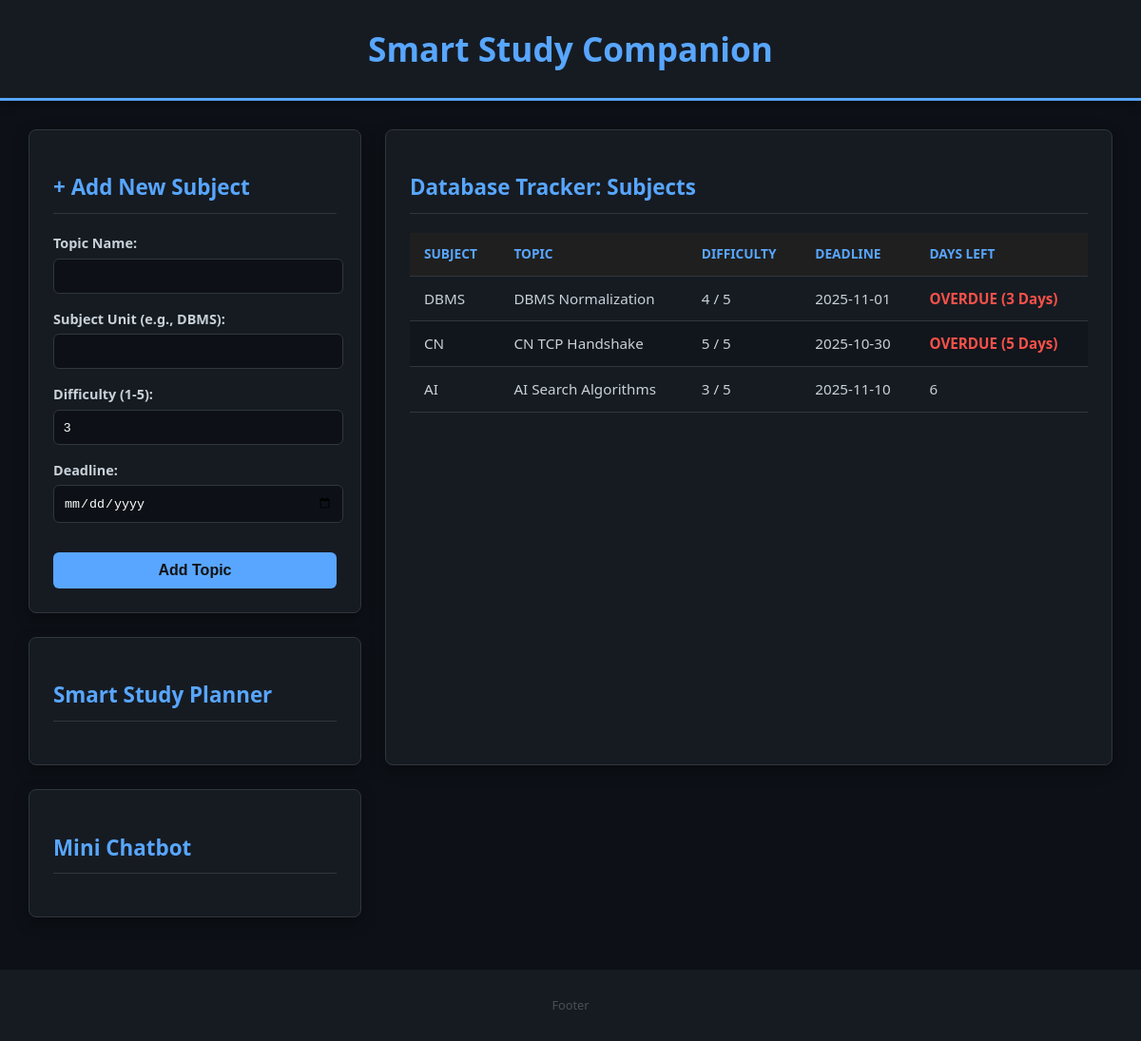
The page / on the database its author committed.
### tables this page shows
CREATE TABLE subjects (
    id INTEGER PRIMARY KEY AUTOINCREMENT,
    name TEXT NOT NULL UNIQUE,      -- e.g., "DBMS Normalization"
    syllabus_unit TEXT,             -- e.g., "DBMS Unit 3"
    difficulty INTEGER DEFAULT 3,   -- Scale 1 (Easy) to 5 (Hard)
    deadline DATE,                  -- For the planner
    progress_pct INTEGER DEFAULT 0  -- Revision progress
);

### app.py (the view)
@app.route('/')
def index():
    db = get_db()
    raw_subjects = db.execute('SELECT id, name, difficulty, deadline, progress_pct, syllabus_unit FROM subjects').fetchall()
    subjects_with_days = []
    today = date.today()
    for row in raw_subjects:
        subject = dict(row)
        deadline_raw = subject['deadline']
        if isinstance(deadline_raw, str):
            try:
                deadline_date = datetime.strptime(deadline_raw, '%Y-%m-%d').date()
            except ValueError:
                deadline_date = None
        else:
            deadline_date = deadline_raw
        if deadline_date:
            time_difference = deadline_date - today
            subject['days_left'] = time_difference.days
        else:
            subject['days_left'] = 'N/A (Error)'
        subjects_with_days.append(subject)
    return render_template('index.html', subjects=subjects_with_days)

### app.py (called while the page is built)
def get_db():
    if 'db' not in g:
        g.db = sqlite3.connect(
            DATABASE,
            detect_types=sqlite3.PARSE_DECLTYPES
        )
        g.db.row_factory = sqlite3.Row
    return g.db

def close_connection(e=None):
    db = g.pop('db', None)
    if db is not None:
        db.close()

### templates/index.html (shortened to what this page needs)
<!DOCTYPE html>
<html lang="en">
<head>
    <link rel="stylesheet" href="{{ url_for('static', filename='style.css') }}">
</head>
<body>
    <header>
        <h1>Smart Study Companion</h1>
    </header>
    <main id="dashboard-layout">
        <section class="feature-card" id="input-form">
            <h2>+ Add New Subject</h2>
            <form method="POST" action="/add_subject">
                <p>
                    <label for="name">Topic Name:</label>
                    <input type="text" id="name" name="name" required>
                </p>
                <p>
                    <label for="unit">Subject Unit (e.g., DBMS):</label>
                    <input type="text" id="unit" name="syllabus_unit" required>
                </p>
                <p>
                    <label for="difficulty">Difficulty (1-5):</label>
                    <input type="number" id="difficulty" name="difficulty" min="1" max="5" value="3" required>
                </p>
                <p>
                    <label for="deadline">Deadline:</label>
                    <input type="date" id="deadline" name="deadline" required>
                </p>
                <button type="submit">Add Topic</button>
            </form>
        </section>
        <section class="feature-card" id="planner-placeholder">
            <h2>Smart Study Planner</h2>
        </section>
        <section class="feature-card" id="chatbot-placeholder">
            <h2>Mini Chatbot</h2>
        </section>
        <section class="feature-card" id="tracker-placeholder">
            <h2>Database Tracker: Subjects</h2>
            {% if subjects %}
            <table>
                <thead>
                    <tr>
                        <th>Subject</th>
                        <th>Topic</th>
                        <th>Difficulty</th>
                        <th>Deadline</th>
                        <th>Days Left</th>
                    </tr>
                </thead>
                <tbody>
                    {% for subject in subjects %}
                    <tr>
                        <td>{{ subject['syllabus_unit'] }}</td>
                        <td>{{ subject['name'] }}</td>
                        <td>{{ subject['difficulty'] }} / 5</td>
                        <td>{{ subject['deadline'] }}</td>
                        <td>
                            {% if subject.days_left < 0 %}
                                <span class="urgent-red">OVERDUE ({{ subject.days_left * -1 }} Days)</span>
                            {% elif subject.days_left < 5 %}
                                <span class="warning-yellow">{{ subject.days_left }} Days!</span>
                            {% else %}
                                {{ subject.days_left }}
                            {% endif %}
                        </td>
                    </tr>
                    {% endfor %}
                </tbody>
            </table>
            {% else %}
            <p>No subjects in the database yet. Time to add some!</p>
            {% endif %}
        </section>
    </main>
    <footer>
        <p>Footer</p>
    </footer>
</body>
</html>

### static/style.css (style rules this page uses)
body { font-family: 'Segoe UI', 'Roboto', Helvetica, Arial, sans-serif; background-color: #0d1117; color: #c9d1d9; margin: 0; padding: 0; line-height: 1.5; font-size: 16px; }
header { background-color: #161b22; color: #58a6ff; padding: 25px; text-align: center; border-bottom: 3px solid #58a6ff; box-shadow: 0 2px 10px rgba(0, 0, 0, 0.5); }
h1 { font-size: 2.2em; font-weight: 700; margin: 0; }
h2 { color: #58a6ff; font-size: 1.4em; border-bottom: 1px solid #30363d; padding-bottom: 10px; margin-bottom: 20px; }
#dashboard-layout { display: grid; grid-template-columns: 350px 1fr; grid-template-rows: auto auto; gap: 25px; padding: 30px; max-width: 1400px; margin: 0 auto; }
.feature-card { background: #161b22; border: 1px solid #30363d; border-radius: 8px; padding: 25px; box-shadow: 0 5px 15px rgba(0, 0, 0, 0.4); }
#input-form { grid-column: 1 / 2; grid-row: 1 / 2; }
#tracker-placeholder { grid-column: 2 / 3; grid-row: 1 / 3; }
#planner-placeholder { grid-column: 1 / 2; grid-row: 2 / 3; }
.feature-card label { display: block; margin-bottom: 5px; font-weight: 600; color: #c9d1d9; font-size: 0.9em; }
.feature-card input[type="text"], .feature-card input[type="number"], .feature-card input[type="date"] { width: 95%; padding: 10px; border: 1px solid #30363d; border-radius: 6px; background-color: #0d1117; color: white; }
.feature-card button[type="submit"] { background-color: #58a6ff; color: #121212; padding: 10px 15px; border: none; border-radius: 6px; cursor: pointer; font-size: 1em; font-weight: bold; transition: background-color 0.2s ease; width: 100%; margin-top: 15px; }
.feature-card table { width: 100%; border-collapse: collapse; margin-top: 10px; color: #c9d1d9; font-size: 0.95em; }
.feature-card th, .feature-card td { padding: 12px 15px; text-align: left; border-bottom: 1px solid #30363d; }
.feature-card th { background-color: #1f1f1f; font-weight: 600; color: #58a6ff; text-transform: uppercase; font-size: 0.9em; }
.feature-card tr:nth-child(even) { background-color: #11151c; }
.urgent-red { color: #f85149; font-weight: bold; }
footer { text-align: center; padding: 15px; font-size: 0.8em; color: #484f58; background-color: #161b22; margin-top: 25px; }

### rows shown on the page
subjects: syllabus_unit "DBMS", name "DBMS Normalization", difficulty "4", deadline "2025-11-01", days_left "3"
subjects: syllabus_unit "CN", name "CN TCP Handshake", difficulty "5", deadline "2025-10-30"
subjects: syllabus_unit "AI", name "AI Search Algorithms", difficulty "3", deadline "2025-11-10", days_left "6"
